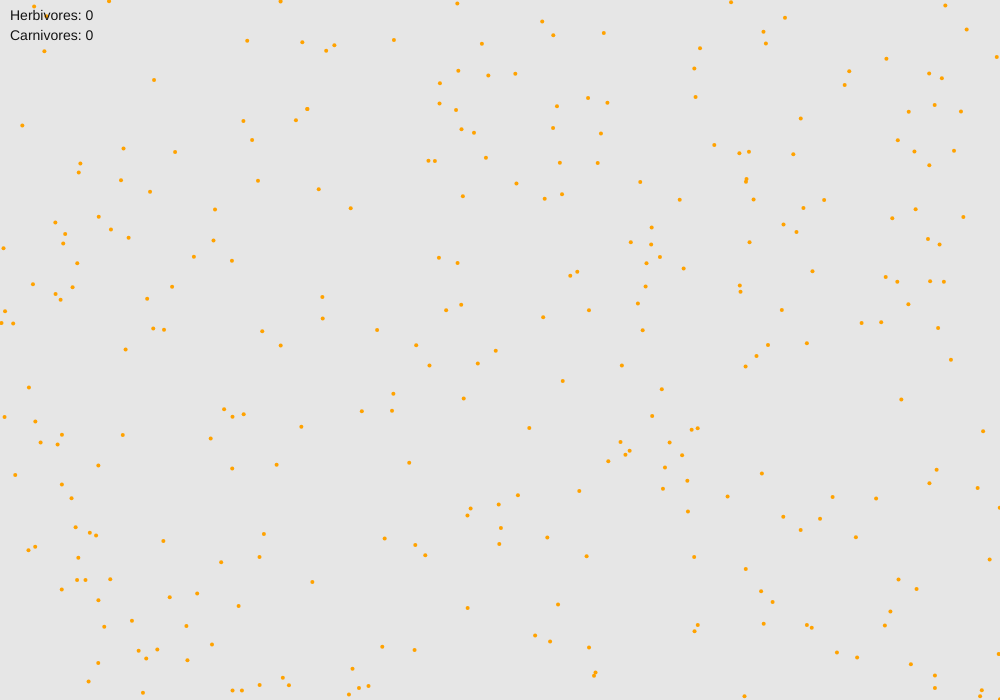
Frame 1 (no input)
Frame 60 (no input): identical to frame 1, image omitted
Frame 120 (the mouse pressed at the canvas centre since frame 60): identical to frame 1, image omitted

The p5.js sketch that drew this single still picture (run headless with seeded random() and noise() and a simulated clock; from frame 60 on, the mouse is pressed at the canvas centre):

// p5.js sketch
// ── sketch.js
let GRID_SIZE = 60;
let herbs = [];
let carns = [];
let foods = [];
let grid;
let showGrid = false;
let hudFontSize = 14;
let MAX_FOOD = 600;


let START_HERB = parseInt(prompt("Number of Herbivores?", "250"));
let START_CARN = parseInt(prompt("Number of Carnivores?", "10"));



function setup() {
  createCanvas(1000, 700);
  grid = new SpatialGrid(GRID_SIZE);
  for (let i = 0; i < START_HERB; i++)
    herbs.push(new Herbivore(random(width), random(height), new DNA()));

  for (let i = 0; i < START_CARN; i++)
    carns.push(new Carnivore(random(width), random(height), new DNA()));

  for (let i = 0; i < 300; i++)
    foods.push(new Food(random(width), random(height)));

  setInterval(() => {
    if (foods.length < MAX_FOOD) {
      let spawn = min(3, MAX_FOOD - foods.length);
      for (let i = 0; i < spawn; i++)
        foods.push(new Food(random(width), random(height)));
    }
  }, 1000);
}



function draw() {
  background(230);

  grid.clear();
  for (let f of foods) grid.insert(f, f.pos);
  for (let h of herbs) grid.insert(h, h.pos);
  for (let c of carns) grid.insert(c, c.pos);

  for (let h of herbs) {
    h.behave(grid);
    h.update();
    h.render();
  }

  for (let c of carns) {
    c.behave(grid);
    c.update();
    c.render();
  }

  for (let f of foods) f.render();

  herbs = herbs.filter(h => h.energy > 0);

  if (showGrid) grid.draw();

  push();
  fill(20);
  noStroke();
  textSize(hudFontSize);
  text("Herbivores: " + herbs.length, 10, 20);
  text("Carnivores: " + carns.length, 10, 40);
  pop();

  if (foods.length > MAX_FOOD){
    foods.length = MAX_FOOD;
  }

}



function keyPressed() {
  if (key === 'G') showGrid = !showGrid;
}



function mutate(v) {
  if (random() < 0.1) v *= random(0.9, 1.1);
  return v;
}



function avgDNA(a, b) {
  return {
    size: (a.size + b.size) / 2,
    maxSpeed: (a.maxSpeed + b.maxSpeed) / 2,
    agility: (a.agility + b.agility) / 2,
    perception: (a.perception + b.perception) / 2
  };
}



function spawnFoodAt(pos) {
  for (let i = 0; i < 3; i++)
    foods.push(new Food(pos.x + random(-10,10), pos.y + random(-10,10)));
}



function resolveCombat(carn, herb) {
  let ratio = random(0.01, 0.05);
  for (let k of ["size", "maxSpeed", "agility", "perception"]) {
    let delta = herb.dna[k] * ratio;
    carn.dna[k] += delta;
    herb.dna[k] -= delta;
  }
  herbs.splice(herbs.indexOf(herb), 1);
}



function nearest(pos, arr) {
  let best = null, bestD = Infinity;
  for (let o of arr) {
    let d = p5.Vector.dist(pos, o.pos);
    if (d < bestD) {
      bestD = d;
      best = o;
    }
  }
  return best;
}


function mouseDragged() {
  herbs.push(new Herbivore(mouseX, mouseY, new DNA()));
}



function isWeaker(a, b) {
  for (let k of ["size", "maxSpeed", "agility", "perception"])
    if (a.dna[k] >= b.dna[k]) return false;
  return true;
}

// ── class.js
class DNA {
  constructor(avg = null) {
    if (avg) {
      this.size = mutate(avg.size);
      this.maxSpeed = mutate(avg.maxSpeed);
      this.agility = mutate(avg.agility);
      this.perception = mutate(avg.perception);
    } else {
      this.size = random(0.6, 1.6);
      this.maxSpeed = random(1.0, 4.5);
      this.agility = random(0.6, 1.6);
      this.perception = random(30, 140);
    }
  }
}




class Agent {
  constructor(x, y, dna) {
    this.speedBoost = 1;
  this.speedBoostTimer = 0;
    this.dna = dna;
    this.pos = createVector(x, y);
    this.vel = p5.Vector.random2D();
    this.acc = createVector();

    this.mass = max(0.3, pow(dna.size, 3));
    this.maxSpeed = dna.maxSpeed;
    this.maxForce = this.mass * 0.04 * dna.agility;

    this.energy = 80 * this.mass;
    this.cooldown = 0;
  }

  applyForce(f) {
    f.limit(this.maxForce);
    this.acc.add(f);
  }

  seek(target) {
    let desired = p5.Vector.sub(target, this.pos);
    desired.setMag(this.maxSpeed);
    let steer = p5.Vector.sub(desired, this.vel);
    steer.limit(this.maxForce);
    return steer;
  }

  update() {
    this.vel.add(this.acc);
    this.vel.limit(this.maxSpeed);
    this.pos.add(this.vel);
    this.acc.mult(0);

    this.energy -= (0.0025 * this.mass * this.vel.magSq()) +
                   (0.0008 * this.dna.perception) + 0.02;

    this.cooldown--;
    this.wrap();
  }

  wrap() {
    if (this.pos.x < 0) this.pos.x = width;
    if (this.pos.y < 0) this.pos.y = height;
    if (this.pos.x > width) this.pos.x = 0;
    if (this.pos.y > height) this.pos.y = 0;
  }
}



class Herbivore extends Agent {
  constructor(x, y, dna) {
    super(x, y, dna);
    this.hasEaten = false;
  }

  behave(grid) {
    let maxEnergy = 80 * this.mass;

    let dangerRadius = 3 * grid.size;
    let nearbyCarn = grid.query(this.pos, dangerRadius, carns);

    if (this.energy > 0.5 * maxEnergy && nearbyCarn.length > 0) {
      let threat = nearest(this.pos, nearbyCarn);

      let desired = p5.Vector.sub(this.pos, threat.pos);
      desired.setMag(this.maxSpeed * 1.25);
      let steer = p5.Vector.sub(desired, this.vel);
      steer.limit(this.maxForce * 1.5);
      this.applyForce(steer);

      this.speedBoost = 1.25;
      this.speedBoostTimer = 30;
      return;
    }

    let nearbyFood = grid.query(this.pos, this.dna.perception, foods);
    let nearbyHerb = grid.query(this.pos, this.dna.perception, herbs);

    if (this.energy < 0.3 * maxEnergy || !this.hasEaten) {
      let f = nearest(this.pos, nearbyFood);
      if (f) this.applyForce(this.seek(f.pos));

      if (f && p5.Vector.dist(this.pos, f.pos) < 6 * this.dna.size) {
        this.energy += 25;
        this.hasEaten = true;

        let k = random(["size", "maxSpeed", "agility", "perception"]);
        this.dna[k] *= random(1.01, 1.05);

        this.speedBoost = 1.1;
        this.speedBoostTimer = 60;

        spawnFoodAt(f.pos);
        foods.splice(foods.indexOf(f), 1);
      }
    } else {
      for(let i = 0; i<5; i++){
        let mate = nearest(this.pos, nearbyHerb.filter(h => h !== this));
        if (mate) this.applyForce(this.seek(mate.pos));
        if (mate && p5.Vector.dist(this.pos, mate.pos) < 8 * this.dna.size)
          this.reproduce(mate);
      }
    }
  }

  reproduce(other) {
    if (this.cooldown > 0 || other.cooldown > 0) return;
    if (this.energy < 0.7 * 80 * this.mass) return;

    let dna = new DNA(avgDNA(this.dna, other.dna));
    herbs.push(new Herbivore(this.pos.x, this.pos.y, dna));

    this.energy *= 0.65;
    other.energy *= 0.65;
    this.cooldown = other.cooldown = 300;
  }

  render() {
    fill(50, 200, 80);
    noStroke();
    circle(this.pos.x, this.pos.y, this.dna.size * 6);
  }
}




class Carnivore extends Agent {
  constructor(x, y, dna) {
    super(x, y, dna);
    this.energy = Infinity;
  }

  behave(grid) {
    let r = this.dna.perception;

    let nearbyHerb = grid.query(this.pos, r, herbs);

    // find herb
    if (nearbyHerb.length > 0) {
      let h = nearest(this.pos, nearbyHerb);
      if (h) this.applyForce(this.seek(h.pos));
      if (h && p5.Vector.dist(this.pos, h.pos) < 7 * this.dna.size)
        resolveCombat(this, h);
      return;
    }

    // no herb, eat carn
    let blockRadius = 5 * grid.size;
    let nearbyCarn = grid.query(this.pos, blockRadius, carns);

    let target = null;
    for (let c of nearbyCarn) {
      if (c !== this && isWeaker(c, this)) {
        target = c;
        break;
      }
    }

    if (target) {
      this.applyForce(this.seek(target.pos));
      if (p5.Vector.dist(this.pos, target.pos) < 7 * this.dna.size) {
        resolveCombat(this, target);
        carns.splice(carns.indexOf(target), 1);
      }
    }
  }


  render() {
    fill(200, 60, 60);
    noStroke();
    circle(this.pos.x, this.pos.y, this.dna.size * 8);
  }
}



class Food {
  constructor(x, y) {
    this.pos = createVector(x, y);
  }

  render() {
    fill(255, 162, 0);
    noStroke();
    circle(this.pos.x, this.pos.y, 4);
  }
}


class SpatialGrid {
  constructor(size) {
    this.size = size;
    this.cells = new Map();
  }

  clear() {
    this.cells.clear();
  }

  insert(obj, pos) {
    let x = floor(pos.x / this.size);
    let y = floor(pos.y / this.size);
    let key = x + "," + y;
    if (!this.cells.has(key)) this.cells.set(key, []);
    this.cells.get(key).push(obj);
  }

  query(pos, r, arr) {
    let found = [];
    let gx = floor(pos.x / this.size);
    let gy = floor(pos.y / this.size);
    let range = ceil(r / this.size);

    for (let dx = -range; dx <= range; dx++)
      for (let dy = -range; dy <= range; dy++) {
        let key = (gx + dx) + "," + (gy + dy);
        if (this.cells.has(key))
          for (let o of this.cells.get(key))
            if (arr.includes(o) && p5.Vector.dist(pos, o.pos) < r)
              found.push(o);
      }
    return found;
  }

  draw() {
    stroke(200);
    for (let x = 0; x < width; x += this.size)
      for (let y = 0; y < height; y += this.size)
        rect(x, y, this.size, this.size);
  }
}
